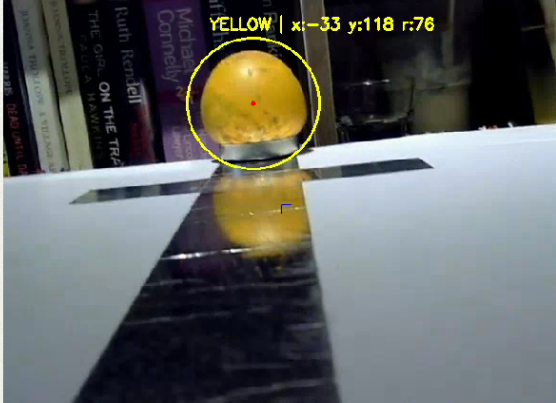
#> input picture img/ball.png, 556 x 403 px
$ python -i preprocess.py   (imports and definitions only)
#> lines starting #> are read from the running program, lines starting #| are printed output that depends on the picture; after the words box and inside, x2 and y2 are one past the last pixel; in counts of white or black regions, pixels touching at a corner belong together
#> further down, picture is the input picture: shape (403, 556, 3); mean B, G, R 95.7, 98.2, 95.7
import cv2
import numpy as np
import time
import configparser
from sklearn.cluster import KMeans
# ================= CONFIG =================

# [16 lines left out: function load_config, not called in this run]

# ================= PREPROCESS =================

def preprocess_frame(frame):
    gray = cv2.cvtColor(frame, cv2.COLOR_BGR2GRAY)
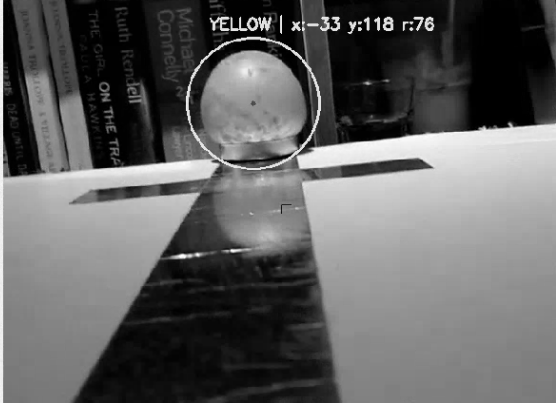
#> gray: shape (403, 556); min 0, max 254, mean 97.2
    blur = cv2.GaussianBlur(gray, (3, 3), 0)
    _, thresh = cv2.threshold(
        blur, 100, 255, cv2.THRESH_BINARY_INV
    )
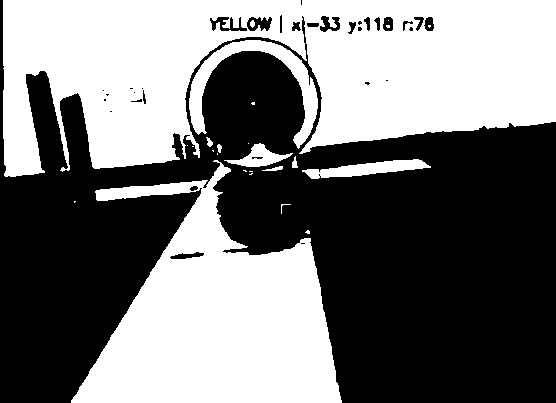
#> thresh: shape (403, 556); 46.8% white; 25 white regions (14 under 20 px), largest, box (x1, y1, x2, y2) and area: (3, 0, 556, 177) 63754, (71, 160, 342, 403) 35800, (189, 40, 318, 149) 3138
    return thresh


# ================= LANE =================

# [14 lines left out: function extract_lane_edges, not called in this run]

# ================= JUNCTION =================

def detect_junction(left, right, cfg):
    width = right - left
    return width > cfg["NORMAL_LANE_WIDTH"] * cfg["JUNCTION_FACTOR"]

# [14 lines left out: function junction_hold_logic, not called in this run]


# [140 lines of commented-out code are left out]

>>> import cv2
>>> picture = cv2.imread('../../img/ball.png')
>>> result = preprocess_frame(picture)

$ run again, on img/lane.png
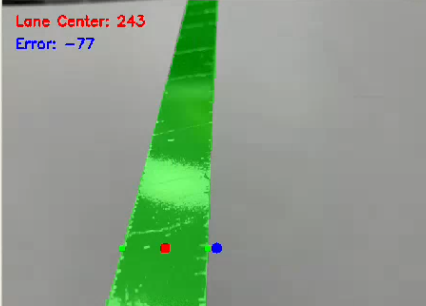
#> input picture img/lane.png, 426 x 306 px
#> picture is the input picture: shape (306, 426, 3); mean B, G, R 135.5, 157.3, 138.1
#> in preprocess_frame, `gray = cv2.cvtColor(frame, cv2.COLOR_BGR2GRAY)`:
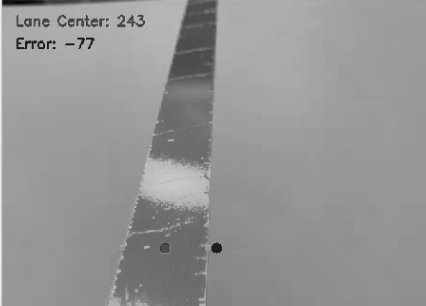
#> gray: shape (306, 426); min 4, max 242, mean 149.1
#> in preprocess_frame, `_, thresh = cv2.threshold( blur, 100, 255, cv2.THRESH_BINARY_INV )`:
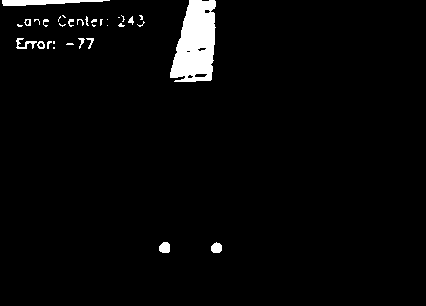
#> thresh: shape (306, 426); 3% white; 33 white regions (19 under 20 px), largest, box (x1, y1, x2, y2) and area: (170, 0, 216, 82) 2746, (2, 0, 110, 6) 416, (159, 242, 170, 253) 103
